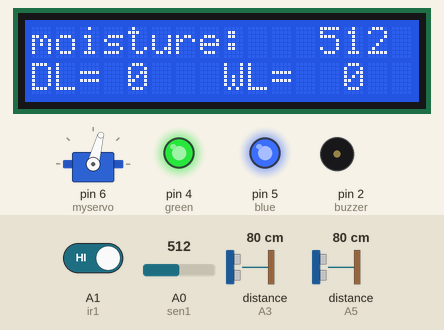
The sketch below on a simulated Arduino Uno, built with avr-gcc and run on an emulated ATmega328P. Shown: 16×2 character LCD, servo, output pins drawn as LEDs (lit = HIGH), buzzer (waves = sounding, pin HIGH). Wiring (inferred from the names in the program): 2 × ultrasonic range finder: trigger A2, echo A3 / trigger A4, echo A5. The test bench sets the inputs (shaded band); at power-on: A1 (ir1) HIGH, A0 (sen1) = 512, distance to the obstacle (sensors on A3, A5) 80 cm. The echo pulse lasts 58.3 µs per cm; WiFi joins after 1.5 s; servers stay silent unless stated; pins used as bus, display or sensor lines are not drawn; what the sketch prints to the serial monitor is not drawn.

Above: at 7.0 s.
7.1 s: A1 (ir1) driven LOW
At 10.8 s:
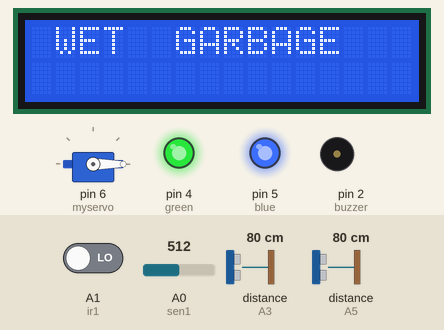
16.3 s: A0 (sen1) set to 44
At 19.3 s:
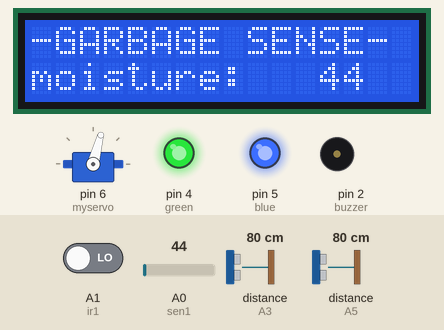
19.6 s: A0 (sen1) set to 35
At 21.3 s:
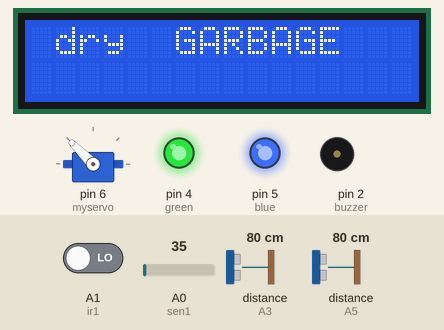
27.0 s: distance to the obstacle (sensor on A3) set to 2 cm
At 28.4 s:
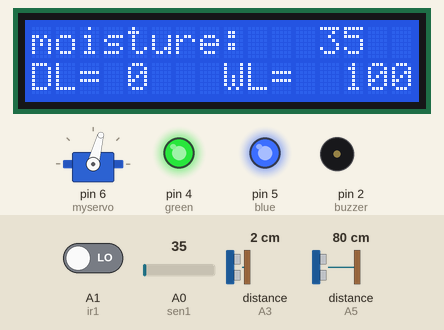
30.3 s: A0 (sen1) set to 80
At 31.8 s:
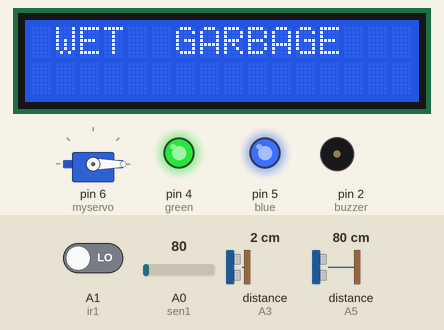
Timing chart, 0 to 33.3 s (numbered marks = the images above; inputs shaded):
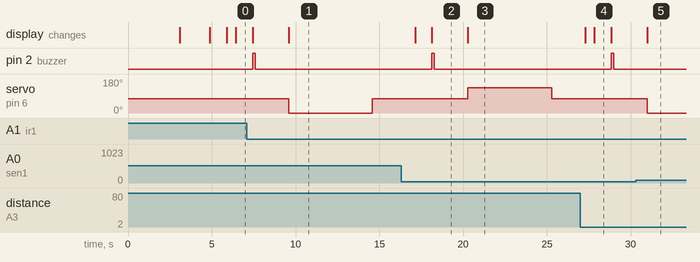

The sketch:

321.ino
```cpp
#define BLYNK_PRINT Serial
#define BLYNK_TEMPLATE_ID "TMPLkpUFwVcg"
#define BLYNK_DEVICE_NAME "Quickstart Template"

#include <BlynkSimpleShieldEsp8266.h>
#include <SimpleTimer.h>
char auth[] = "gvi6ta4DTCjMG06HCMz8WW9jRtJQUkzF";
char ssid[] = "Honor";
char pass[] = "12345678";
SimpleTimer timer;
#define ESP8266_BAUD 115200
ESP8266 wifi(&Serial);
////////////////////////////////////////////
#include <LiquidCrystal.h>
LiquidCrystal lcd(8,9,10,11,12,13);//RS,EN,D4,D5,D6,D7
#include <Servo.h>
#define ir1 A1
#define sen1 A0 // moisture
#define buzzer 2
#define trigPin1 A4////right
#define echoPin1 A5

#define trigPin2 A2  //// front
#define echoPin2 A3

#define green 4
#define blue 5
int lvl1=0;
 int lvl2=0;
long duration, distance,sensor1,sensor2; // us variable
int onetime=0,onetime1=0 ;
int wet=0,moisture=0,object=0,cabin2=0,c1=0,c2=0;
Servo myservo;
void setup()
{
 lcd.begin(16, 2);//initializing LCD
 lcd.setCursor(0,0);
 lcd.print("Automatic WASTE");
 lcd.setCursor(0,1);
 lcd.print("Segregation sys");
 delay(3000);
 pinMode(ir1,INPUT);
 pinMode(sen1,INPUT);
 pinMode(buzzer,OUTPUT);
 pinMode(trigPin1, OUTPUT);
 pinMode(echoPin1, INPUT);
 pinMode(trigPin2, OUTPUT);
 pinMode(echoPin2, INPUT);
 pinMode(green, OUTPUT);
 pinMode(blue, OUTPUT);
 digitalWrite(green,HIGH);
 digitalWrite(blue,HIGH);
 myservo.attach(6);  // attaches the servo on pin  to the servo object
 myservo.write(75);
 Serial.begin(ESP8266_BAUD);
 delay(10);
 lcd.clear();
 lcd.print("connecting.....");
 Blynk.begin(auth, wifi, ssid, pass);
 timer.setInterval(2000L, sendSensor);
 lcd.clear();
 lcd.print("connected.....");
 delay(1000);
 lcd.clear();
}

void loop()
{
 Blynk.run();
 timer.run();
 moisture=analogRead(sen1);
 Serial.print("moisture = ");
 Serial.println(moisture);
 delay(500);
 //////////////////////////////////////////////////////
 ultrasensor(trigPin1, echoPin1);
 sensor1 = distance;
 delay(10);
 ultrasensor(trigPin2, echoPin2);
 sensor2 = distance;
 delay(10);
 Serial.println(sensor1);
 Serial.println(sensor2);
 lvl1=(17-sensor1)*6.5;
 lvl2=(17-sensor2)*6.5;
 Serial.println(lvl1);
 Serial.println(lvl2);
 if(lvl1<0){lvl1=0;}
 if(lvl2<0){lvl2=0;}
 if(lvl1>100){lvl1=100;}
 if(lvl2>100){lvl2=100;}
 if(lvl1>70){Blynk.notify("dustbin is full:- id-0001");}
 if(lvl2>70){Blynk.notify("dustbin is full:- id-0001");}
 lcd.clear();
  lcd.setCursor(0,0);
  lcd.print("moisture: ");
  lcd.setCursor(12,0);
  lcd.print(moisture);
  lcd.setCursor(0,1);
  lcd.print("DL= ");
  lcd.setCursor(4,1);
  lcd.print(lvl1);
  lcd.setCursor(8,1);
  lcd.print("WL= ");
  lcd.setCursor(13,1);
  lcd.print(lvl2);
 delay(1000);

 /////////////////////////////////////////////////////
 object=digitalRead(ir1);
 moisture=analogRead(sen1);
 if(object==LOW)
 {
  lcd.clear();
  moisture=analogRead(sen1);
  lcd.setCursor(0,0);
  lcd.print("-GARBAGE SENSE-");
  lcd.setCursor(0,1);
  lcd.print("moisture: ");
  lcd.setCursor(12,1);
  lcd.print(moisture);
  digitalWrite(buzzer,HIGH);
  delay(150);
  digitalWrite(buzzer,LOW);
  delay(1000);
  moisture=analogRead(sen1);
  Serial.print("moisture = ");
  Serial.println(moisture);
  delay(500);
  moisture=analogRead(sen1);
  Serial.print("moisture = ");
  Serial.println(moisture);
  delay(500);
  if(moisture>=40)
  {
   lcd.clear();
   lcd.setCursor(0,0);
   lcd.print(" WET  GARBAGE");
   myservo.write(0);
   delay(5000);
   myservo.write(75);
   delay(2000);
   Serial.println("wet");
  }
   else if(moisture<100)
   {
    lcd.clear();
    lcd.setCursor(0,0);
    lcd.print(" dry  GARBAGE");
    myservo.write(135);
    delay(5000);
    myservo.write(75);
    delay(2000);
    Serial.println("moisture");
    lcd.clear();
   }
  }
 }
void sendSensor()
{
 Blynk.virtualWrite(V5, lvl1); // Humidity for gauge
 Blynk.virtualWrite(V6, lvl2); // Temperature for gauge
}
 void ultrasensor(int trigPin,int echoPin)
 {
  digitalWrite(trigPin, LOW);  // Added this line
  delayMicroseconds(2); // Added this line
  digitalWrite(trigPin, HIGH);
  delayMicroseconds(10); // Added this line
  digitalWrite(trigPin, LOW);
  duration = pulseIn(echoPin, HIGH);
  distance = (duration/2) / 29.1;
 }
```

Measured:
- the behaviour switches between 40 and 39 on A0 (sen1) (found by bisection; images 2 and 3)
- after the input at 7.1 s, pin 2 (buzzer): LOW → HIGH after 0.33 s, → LOW 0.15 s later; servo on pin 6 (myservo): 75° → 0° after 2.5 s, → 75° 5.0 s later; the display: first changes after 0.33 s (image 1 shows a later state)
- after the input at 19.6 s, the display: changes after 0.69 s (image 3)
- after the input at 30.3 s, servo on pin 6 (myservo): 75° → 0° after 0.69 s; the display: changes after 0.69 s (image 5)
- what the display in image 4 shows lasts 1.0 s, from 27.8 s to 28.8 s
